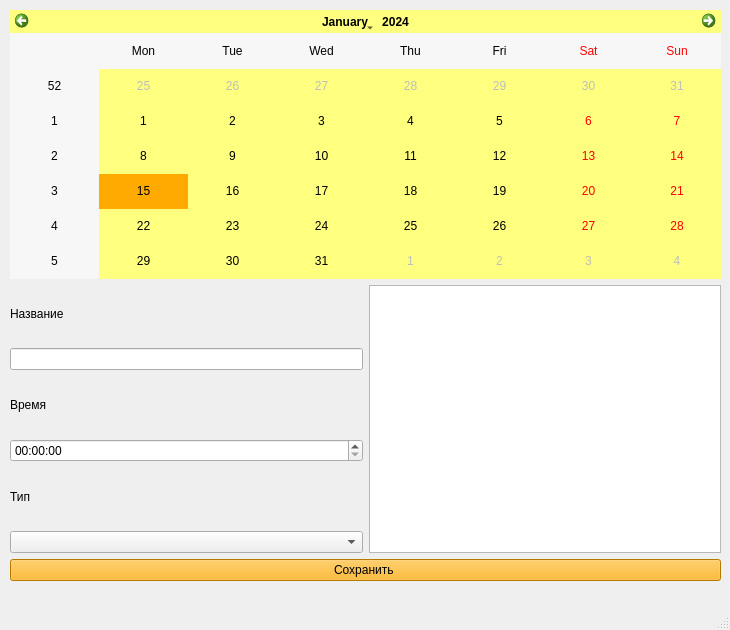
<?xml version="1.0" encoding="UTF-8"?>
<ui version="4.0">
 <class>MainWindow</class>
 <widget class="QMainWindow" name="MainWindow">
  <property name="geometry">
   <rect>
    <x>0</x>
    <y>0</y>
    <width>730</width>
    <height>630</height>
   </rect>
  </property>
  <property name="windowTitle">
   <string>MainWindow</string>
  </property>
  <widget class="QWidget" name="centralwidget">
   <widget class="QWidget" name="verticalLayoutWidget">
    <property name="geometry">
     <rect>
      <x>10</x>
      <y>10</y>
      <width>711</width>
      <height>571</height>
     </rect>
    </property>
    <layout class="QVBoxLayout" name="verticalLayout_4">
     <item>
      <layout class="QHBoxLayout" name="horizontalLayout">
       <item>
        <widget class="QCalendarWidget" name="calendar_3">
         <property name="whatsThis">
          <string>&lt;html&gt;&lt;head/&gt;&lt;body&gt;&lt;p&gt;&lt;br/&gt;&lt;/p&gt;&lt;/body&gt;&lt;/html&gt;</string>
         </property>
         <property name="styleSheet">
          <string notr="true">selection-color: rgb(0, 0, 0);
border-right-color: rgb(255, 85, 0);
selection-background-color: rgb(255, 170, 0);
background-color: rgb(255, 255, 127);</string>
         </property>
        </widget>
       </item>
      </layout>
     </item>
     <item>
      <layout class="QHBoxLayout" name="horizontalLayout_5">
       <item>
        <layout class="QVBoxLayout" name="verticalLayout_3">
         <item>
          <widget class="QLabel" name="label_4">
           <property name="text">
            <string>Название</string>
           </property>
          </widget>
         </item>
         <item>
          <widget class="QLineEdit" name="line_name_2"/>
         </item>
         <item>
          <widget class="QLabel" name="label_5">
           <property name="text">
            <string>Время</string>
           </property>
          </widget>
         </item>
         <item>
          <widget class="QTimeEdit" name="timeEdit_2"/>
         </item>
         <item>
          <widget class="QLabel" name="label_6">
           <property name="text">
            <string>Тип </string>
           </property>
          </widget>
         </item>
         <item>
          <widget class="QComboBox" name="comboBox_type_2"/>
         </item>
        </layout>
       </item>
       <item>
        <widget class="QPlainTextEdit" name="plainTextEdit_else_2"/>
       </item>
      </layout>
     </item>
     <item>
      <widget class="QPushButton" name="btn_save_new">
       <property name="styleSheet">
        <string notr="true">background-color: rgb(255, 170, 0);</string>
       </property>
       <property name="text">
        <string>Сохранить </string>
       </property>
      </widget>
     </item>
    </layout>
   </widget>
  </widget>
  <widget class="QMenuBar" name="menubar">
   <property name="geometry">
    <rect>
     <x>0</x>
     <y>0</y>
     <width>730</width>
     <height>21</height>
    </rect>
   </property>
  </widget>
  <widget class="QStatusBar" name="statusbar"/>
 </widget>
 <resources/>
 <connections/>
</ui>
